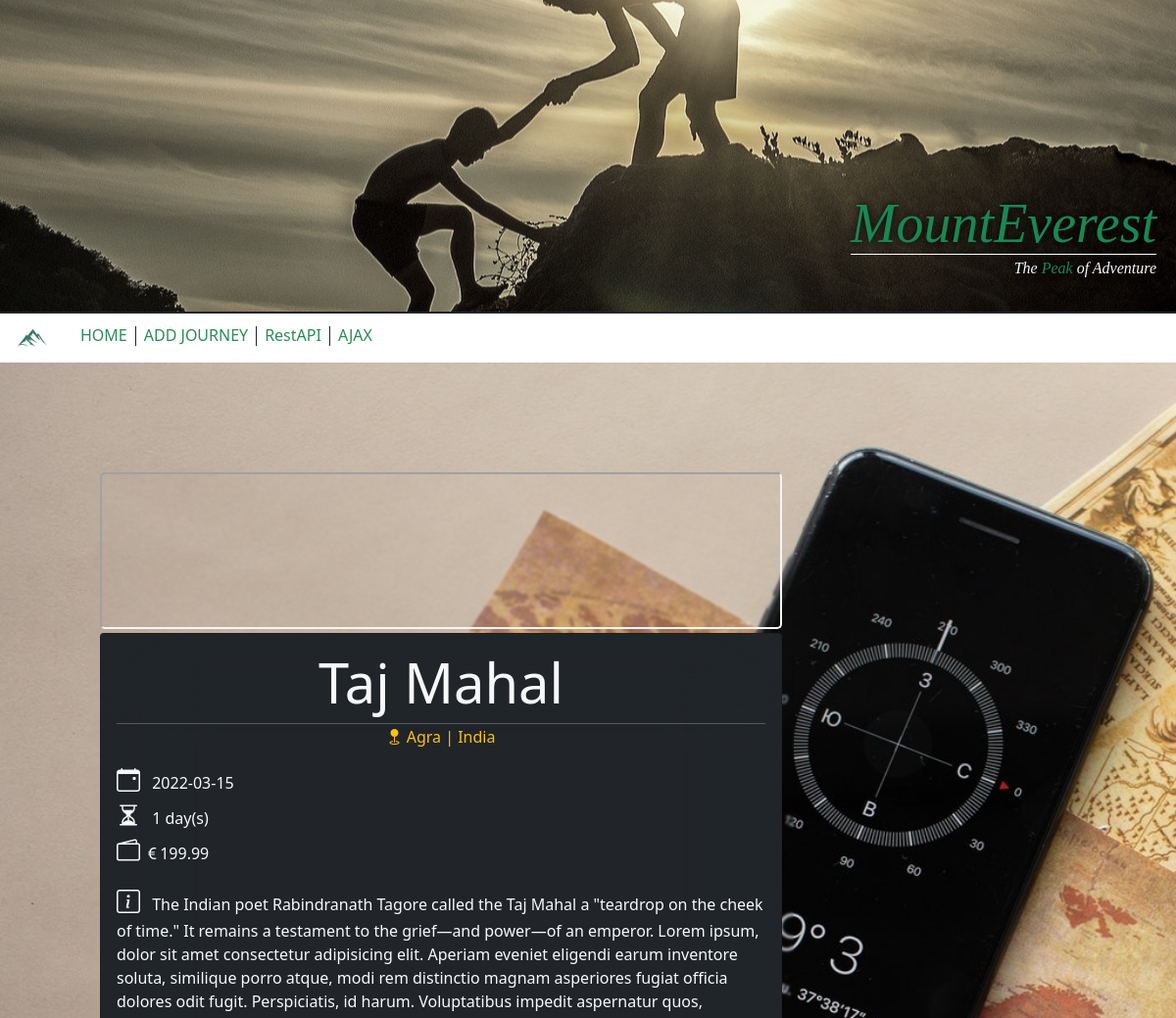
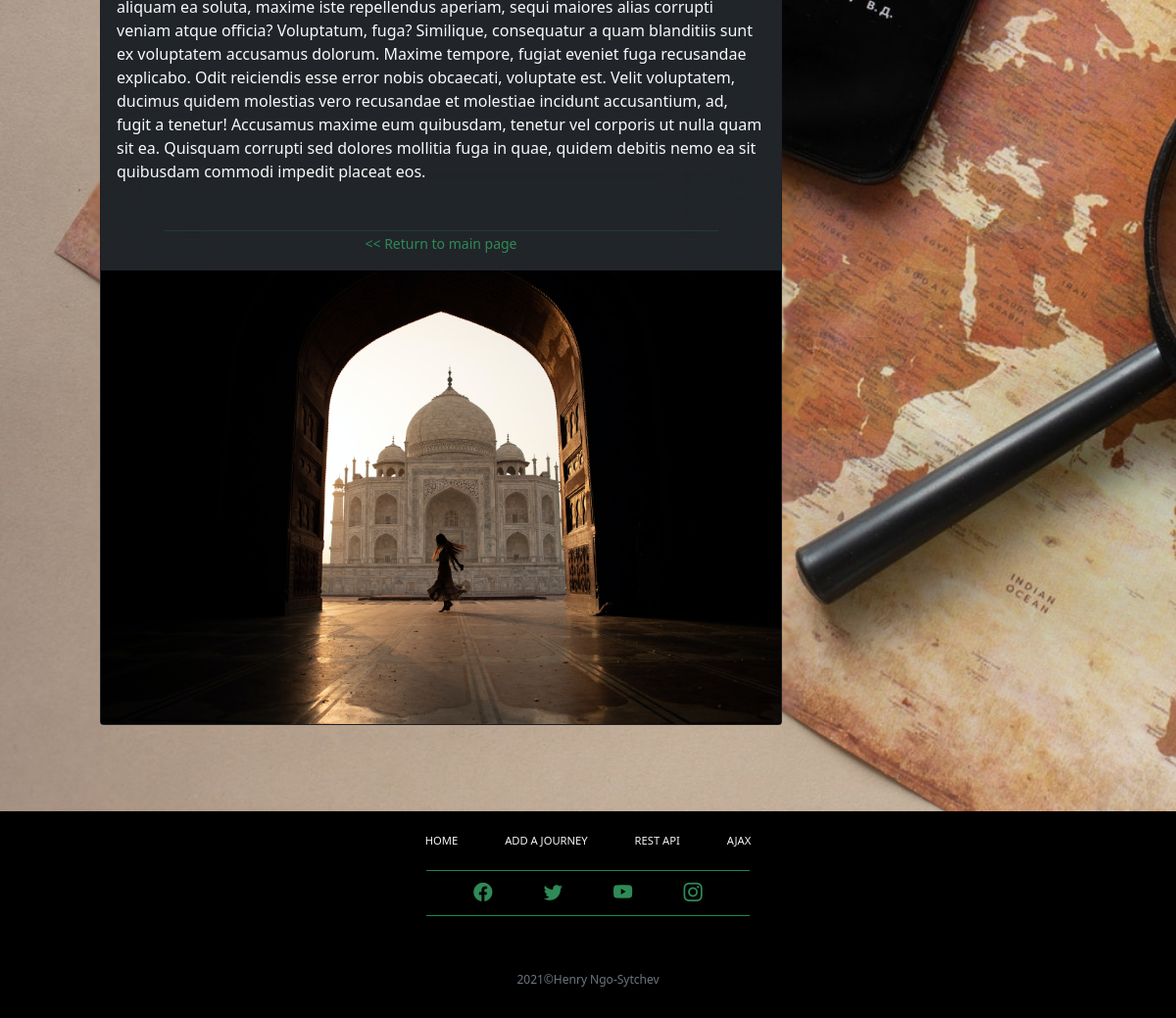
The app's page /CR-12/details.php?id=2 with its own data (2 pictures, top to bottom).
### tables this page shows
CREATE TABLE `journeys` (
  `journey_id` int(11) NOT NULL,
  `location_name` varchar(100) NOT NULL,
  `city` varchar(50) DEFAULT NULL,
  `country` varchar(50) DEFAULT NULL,
  `description` text DEFAULT NULL,
  `date` date DEFAULT NULL,
  `duration` tinyint(4) DEFAULT NULL,
  `price` float DEFAULT NULL,
  `latitude` decimal(10,8) NOT NULL,
  `longitude` decimal(11,8) NOT NULL,
  `picture` text DEFAULT NULL
);

### CR-12/details.php (the view, shortened to what this page needs)
<?php
    require_once("actions/db_connect.php");
    $display_journey = "";
    if(@$_GET["id"]){
    $id = $_GET["id"];
    $sql = "SELECT * FROM journeys WHERE journey_id = '{$id}';";
    $query = mysqli_query($connect, $sql);
    $record = mysqli_fetch_assoc($query);
    if(mysqli_num_rows($query) == 1){
        $display_journey = "
            <div class='card bg-dark m-0' style='width: 100%; max-width: 720px; backdrop-filter: blur(500px)'>
            <div class='card-body text-light' style='backdrop-filter: blur(50px)'>
                <p class='card-title text-center display-4 mb-2'>{$record["location_name"]}</p>
                <hr class='mt-1 mb-2'>
                <p class='card-subtitle text-center mb-3 h6 text-warning'><i class='bi bi-geo-fill'></i> {$record["city"]} | {$record["country"]}</p>
                <p class='card-text mb-0'>
                <i class='bi bi-calendar-event fs-4 pe-2'></i> {$record["date"]}
                </p>
                <p class='card-text my-0'>
                <i class='bi bi-hourglass-split fs-4 pe-2'></i></i> {$record["duration"]} day(s)
                </p>
                <p class='card-text text-light mt-0'>
                <i class='bi bi-wallet2 fs-4'></i> <i class='bi bi-currency-euro'></i>{$record["price"]}
                </p>
                <p class='card-text mb-5'>
                <i class='bi bi-info-square fs-4 pe-2'></i> {$record["description"]}
                </p>
                <hr class='bg-success mt-2 mb-0 mx-5'>
                <p class='card-text text-center'><a id='link' class='text-decoration-none' href='index.php'><small><span id='arrow'> << </span>Return to main page</small></a></p>
            </div>
            <img src='img/{$record["picture"]}' class='img-fluid' alt='img/{$record["location_name"]}'>
            </div>
            ";
        }
    }
?>
<!DOCTYPE html>
<html lang="en">
<head>
    <?php require_once("components/bootstrap.php"); ?>
</head>
<body>
    <?php
        require_once("components/hero.php");
        require_once("components/navbar.php");
        ?>
    <main id="details">
        <section class="row py-5" >
            <div class="col col-sm-12 offset-sm-0 col-md-5 offset-md-1" style='width: 100%; max-width: 720px; backdrop-filter: blur(1px)'>
                <div class="my-1" id='map'></div>
                <div id="card" class="w-100 my-1" style='width: 100%; max-width: 720px; backdrop-filter: blur(100px)'>
                    <?php echo $display_journey; ?>
                </div>
            </div>
        </section>
    </main>
    <?php require_once("components/footer.php")?>
</body>
</html>

### CR-12/details.php (style rules this page uses)
#details { margin: 0px; padding: 5% 0% 3%; background: url("img/layout/hero.jpg") no-repeat bottom left; background-size: cover; }
#map { height: 20vh; border-radius: 5px; border: whitesmoke 2px inset; box-sizing: border-box; }
html, body, main { height: auto; margin: 0; padding: 0; }
#link { color: seagreen; transition: 0.45s; }

### records on screen
journeys: location_name "Taj Mahal", city "Agra", country "India", date "2022-03-15", duration "1", price "199.99", description "The Indian poet Rabindranath Tagore called the Taj Mahal a \"teardrop on the cheek of time.\" It remains a testament to the grief—and power—of an emperor. Lorem ipsum, dolor sit amet consectetur adipisicing elit. Aperiam eveniet eligendi earum inventore soluta, similique porro atque, modi rem distinctio magnam asperiores fugiat officia dolores odit fugit. Perspiciatis, id harum. Voluptatibus impedit aspernatur quos, aliquam ea soluta, maxime iste repellendus aperiam, sequi maiores alias corrupti veniam atque officia? Voluptatum, fuga? Similique, consequatur a quam blanditiis sunt ex voluptatem accusamus dolorum. Maxime tempore, fugiat eveniet fuga recusandae explicabo. Odit reiciendis esse…", picture (picture)
